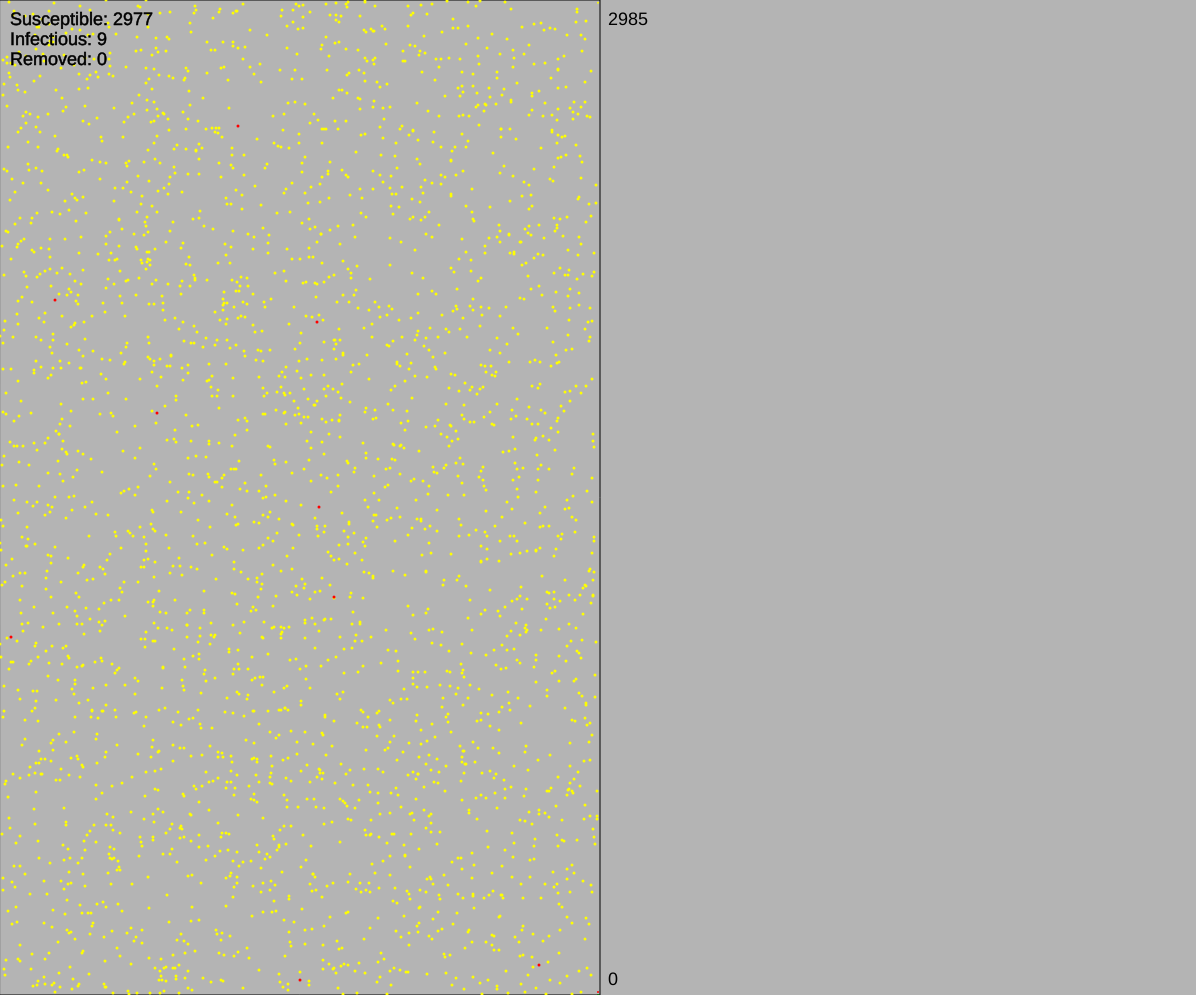
Frame 1 (no input)
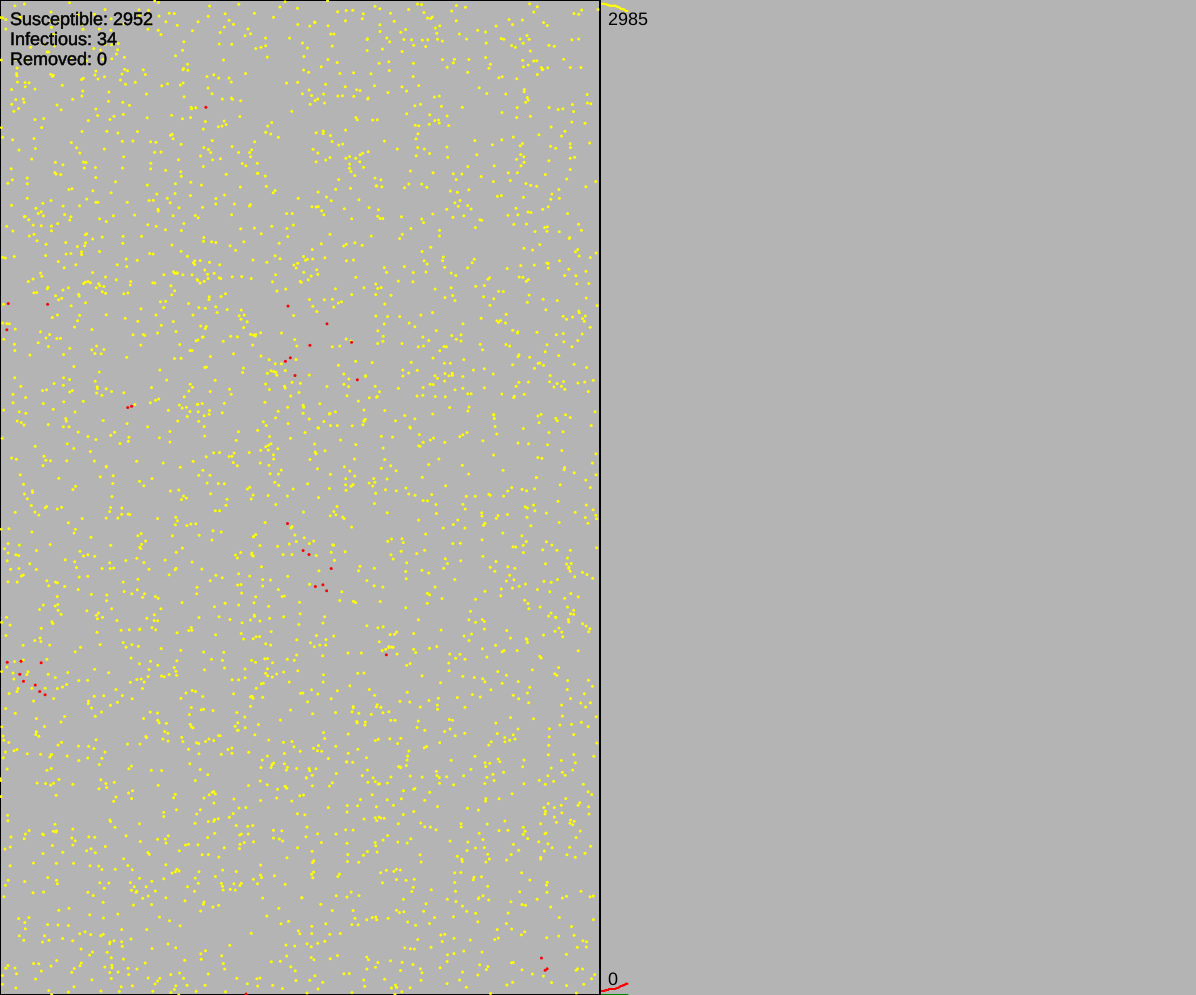
Frame 60 (no input)
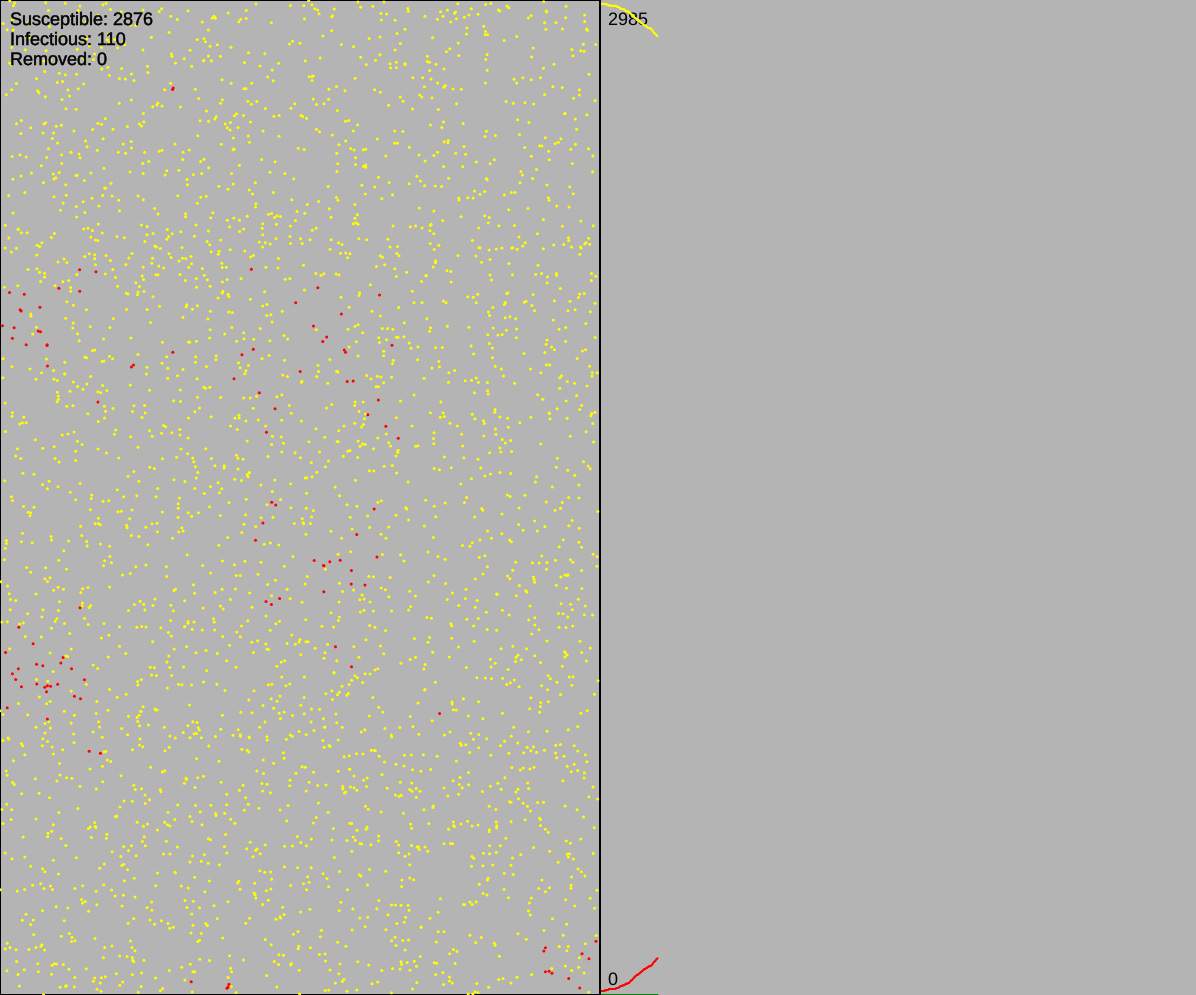
Frame 120 (the mouse pressed at the canvas centre since frame 60)

The p5.js sketch that drew these frames (run headless with seeded random() and noise() and a simulated clock; from frame 60 on, the mouse is pressed at the canvas centre):

// p5.js sketch
// ── sketch.js
p5.disableFriendlyErrors = true;
let population = [];
let populationTotal = 0;
let infectedFromStart = 0;
let iteration = 0;

let HEIGHT = 0;
let WIDTH_POPULATION = 0;
let WIDTH_GRAPH = 0;

const SCALE = 3;
const TIME_SCALE = 2;

function setup() {
    HEIGHT = windowHeight - 5;
    WIDTH_POPULATION = windowWidth / 2 - 2;
    WIDTH_GRAPH = windowWidth / 2 - 2;
    populationTotal = HEIGHT * SCALE;
    infectedFromStart = populationTotal * 0.003;
    for (let i = 0; i < infectedFromStart; i++) {
        population.push(new Individual(WIDTH_POPULATION, HEIGHT, Individual.INFECTIOUS));
    }
    for (let i = 0; i < populationTotal - infectedFromStart; i++) {
        population.push(new Individual(WIDTH_POPULATION, HEIGHT, Individual.SUSCEPTIBLE));
    }
    createCanvas(WIDTH_POPULATION + WIDTH_GRAPH, HEIGHT);
    textSize(18);
    background(180);
    text(`${HEIGHT * SCALE}`, WIDTH_POPULATION + 10, 25);
    text('0', WIDTH_POPULATION + 10, HEIGHT - 10);
}

function draw() {
    stroke('black');
    fill(180);
    rect(0, 0, WIDTH_GRAPH + 2, HEIGHT);
    strokeWeight(3);
    let susceptible = filterByStatus(Individual.SUSCEPTIBLE);
    let infectious = filterByStatus(Individual.INFECTIOUS);
    let removed = filterByStatus(Individual.REMOVED);
    stroke('yellow');
    susceptible.forEach(individual => {
        point(individual.posX, individual.posY);
        individual.update();
    });
    stroke('red');
    infectious.forEach(individual => {
        point(individual.posX, individual.posY);
        population
            .filter(candidate => Math.abs(individual.posX - candidate.posX) <= 2 && Math.abs(individual.posY - candidate.posY) <= 2)
            .forEach(candidate => candidate.infect());
        individual.update();
    });
    stroke('green');
    removed.forEach(individual => {
        point(individual.posX, individual.posY);
        individual.update();
    });
    fill(0);
    stroke('black');
    strokeWeight(0.5);
    text(`Susceptible: ${susceptible.length}`, 10, 25);
    text(`Infectious: ${infectious.length}`, 10, 45);
    text(`Removed: ${removed.length}`, 10, 65);
    drawGraph(susceptible.length, infectious.length, removed.length)
}

function filterByStatus(status) {
    return population.filter(individual => individual.status == status);
}

/*
    Draw the SIR graph - divide all values by a fixed value to fit the scale
*/
function drawGraph(susceptible, infectious, removed) {
    if (infectious != 0) {
        translate(0, HEIGHT);
        strokeWeight(2);
        stroke('yellow');
        point(iteration / TIME_SCALE + WIDTH_POPULATION, -susceptible / SCALE);
        stroke('red');
        point(iteration / TIME_SCALE + WIDTH_POPULATION, -infectious / SCALE);
        stroke('green');
        point(iteration / TIME_SCALE + WIDTH_POPULATION, -removed / SCALE);
        iteration++;
    }
}
// ── Individual.js
class Individual {

    static SUSCEPTIBLE = 0;
    static INFECTIOUS = 1;
    static REMOVED = 2;

    /* 
        Constructor with boundaries:
        Boundaries could be used to see how areal restrictions of movements affect the spread.
        Set random position and movement direction
    */
    constructor(boundaryX, boundaryY, status) {
        this._boundaryX = boundaryX;
        this._boundaryY = boundaryY;
        this._posX = Math.floor(Math.random() * this._boundaryX);
        this._posY = Math.floor(Math.random() * this._boundaryY);
        this._status = status;
        this._directionX = Math.random();
        this._directionY = Math.random();
        if (Math.floor(Math.random() * 2) >= 1) {
            this._directionX *= -1;
        }
        if (Math.floor(Math.random() * 2) >= 1) {
            this._directionY *= -1;
        }
        this._daysOfInfection = 0;
    }

    /*
        Calculate position for next iteration
    */
    update() {
        this._posX += this._directionX;
        this._posY += this._directionY;
        if (this._posX > this._boundaryX || this._posX < 0) {
            this._directionX *= -1;
            this._posX += 2 * this._directionX;
        }
        if (this._posY > this._boundaryY || this._posY < 0) {
            this._directionY *= -1;
            this._posY += 2 * this._directionY;
        }
        this.gainImmunity();
    }

    /*
        Assume to gain immunity after x iterations and remove on immunity
    */
    gainImmunity() {
        if (this._status == Individual.INFECTIOUS) {
            this._daysOfInfection++;
            if (this._daysOfInfection >= 200) {
                this._status = Individual.REMOVED;
            }
        }
    }

    /*
        Infect on contact with infectious
    */
    infect() {
        if (this._status == Individual.SUSCEPTIBLE) {
            this._status = Individual.INFECTIOUS;
        }
    }

    get posX() {
        return this._posX;
    }

    get posY() {
        return this._posY;
    }

    get status() {
        return this._status;
    }

    set posX(posX) {
        this._posX = posX;
    }

    set posY(posY) {
        this._posY = posY;
    }

    set status(status) {
        this._status = status;
    }

}
